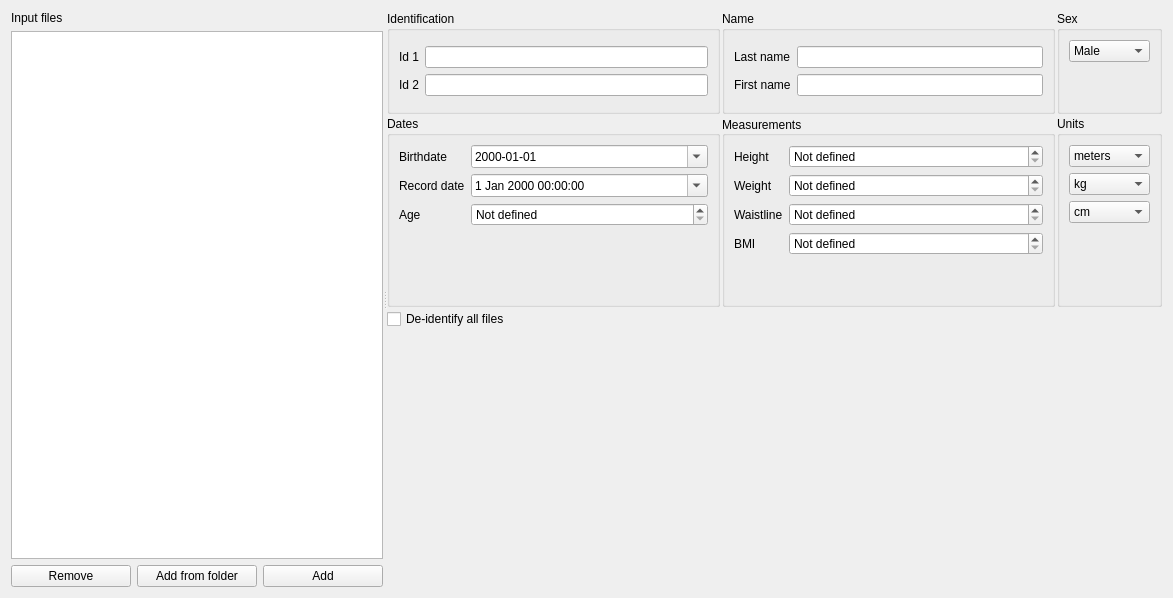
<?xml version="1.0" encoding="UTF-8"?>
<ui version="4.0">
 <class>InputFilesStep</class>
 <widget class="QWidget" name="InputFilesStep">
  <property name="geometry">
   <rect>
    <x>0</x>
    <y>0</y>
    <width>1173</width>
    <height>598</height>
   </rect>
  </property>
  <property name="windowTitle">
   <string/>
  </property>
  <layout class="QVBoxLayout" name="verticalLayout_7">
   <item>
    <widget class="QSplitter" name="splitter">
     <property name="orientation">
      <enum>Qt::Horizontal</enum>
     </property>
     <property name="childrenCollapsible">
      <bool>false</bool>
     </property>
     <widget class="QWidget" name="layoutWidget">
      <layout class="QVBoxLayout" name="verticalLayout_8">
       <property name="sizeConstraint">
        <enum>QLayout::SetDefaultConstraint</enum>
       </property>
       <item>
        <widget class="QLabel" name="label_12">
         <property name="text">
          <string>Input files</string>
         </property>
        </widget>
       </item>
       <item>
        <widget class="QTableView" name="file_tableview">
         <property name="alternatingRowColors">
          <bool>true</bool>
         </property>
         <property name="selectionMode">
          <enum>QAbstractItemView::SingleSelection</enum>
         </property>
         <property name="selectionBehavior">
          <enum>QAbstractItemView::SelectRows</enum>
         </property>
         <attribute name="horizontalHeaderStretchLastSection">
          <bool>true</bool>
         </attribute>
        </widget>
       </item>
       <item>
        <layout class="QHBoxLayout" name="horizontalLayout_2">
         <item>
          <widget class="QPushButton" name="remove_pushbutton">
           <property name="text">
            <string>Remove</string>
           </property>
          </widget>
         </item>
         <item>
          <widget class="QPushButton" name="add_from_folder_pushbutton">
           <property name="text">
            <string>Add from folder</string>
           </property>
          </widget>
         </item>
         <item>
          <widget class="QPushButton" name="add_pushbutton">
           <property name="text">
            <string>Add</string>
           </property>
          </widget>
         </item>
        </layout>
       </item>
      </layout>
     </widget>
     <widget class="QWidget" name="layoutWidget">
      <layout class="QGridLayout" name="gridLayout" rowstretch="0,0,0,1">
       <property name="spacing">
        <number>2</number>
       </property>
       <item row="3" column="2">
        <spacer name="verticalSpacer_2">
         <property name="orientation">
          <enum>Qt::Vertical</enum>
         </property>
         <property name="sizeHint" stdset="0">
          <size>
           <width>20</width>
           <height>40</height>
          </size>
         </property>
        </spacer>
       </item>
       <item row="0" column="2">
        <widget class="QGroupBox" name="groupBox_5">
         <property name="styleSheet">
          <string notr="true">font: 12pt &quot;Roboto&quot;;</string>
         </property>
         <property name="title">
          <string>Sex</string>
         </property>
         <layout class="QVBoxLayout" name="verticalLayout_3">
          <item>
           <widget class="QComboBox" name="sex_combobox">
            <item>
             <property name="text">
              <string>Male</string>
             </property>
            </item>
            <item>
             <property name="text">
              <string>Female</string>
             </property>
            </item>
            <item>
             <property name="text">
              <string>Unknown</string>
             </property>
            </item>
           </widget>
          </item>
          <item>
           <spacer name="verticalSpacer_7">
            <property name="orientation">
             <enum>Qt::Vertical</enum>
            </property>
            <property name="sizeHint" stdset="0">
             <size>
              <width>20</width>
              <height>40</height>
             </size>
            </property>
           </spacer>
          </item>
         </layout>
        </widget>
       </item>
       <item row="3" column="1">
        <spacer name="verticalSpacer_3">
         <property name="orientation">
          <enum>Qt::Vertical</enum>
         </property>
         <property name="sizeHint" stdset="0">
          <size>
           <width>20</width>
           <height>40</height>
          </size>
         </property>
        </spacer>
       </item>
       <item row="1" column="0">
        <widget class="QGroupBox" name="groupBox">
         <property name="styleSheet">
          <string notr="true"/>
         </property>
         <property name="title">
          <string>Dates</string>
         </property>
         <property name="flat">
          <bool>true</bool>
         </property>
         <layout class="QVBoxLayout" name="verticalLayout_4">
          <item>
           <layout class="QFormLayout" name="formLayout_2">
            <item row="0" column="0">
             <widget class="QLabel" name="label_5">
              <property name="text">
               <string>Birthdate</string>
              </property>
              <property name="alignment">
               <set>Qt::AlignLeading|Qt::AlignLeft|Qt::AlignVCenter</set>
              </property>
             </widget>
            </item>
            <item row="0" column="1">
             <widget class="QDateTimeEdit" name="birthdate_timeedit">
              <property name="displayFormat">
               <string>yyyy-MM-dd</string>
              </property>
              <property name="calendarPopup">
               <bool>true</bool>
              </property>
             </widget>
            </item>
            <item row="1" column="0">
             <widget class="QLabel" name="label_6">
              <property name="text">
               <string>Record date</string>
              </property>
              <property name="alignment">
               <set>Qt::AlignLeading|Qt::AlignLeft|Qt::AlignVCenter</set>
              </property>
             </widget>
            </item>
            <item row="1" column="1">
             <widget class="QDateTimeEdit" name="record_date_timeedit">
              <property name="calendarPopup">
               <bool>true</bool>
              </property>
             </widget>
            </item>
            <item row="2" column="1">
             <widget class="QSpinBox" name="age_spinbox">
              <property name="specialValueText">
               <string>Not defined</string>
              </property>
              <property name="suffix">
               <string/>
              </property>
              <property name="minimum">
               <number>0</number>
              </property>
              <property name="maximum">
               <number>200</number>
              </property>
              <property name="value">
               <number>0</number>
              </property>
             </widget>
            </item>
            <item row="2" column="0">
             <widget class="QLabel" name="label_7">
              <property name="text">
               <string>Age</string>
              </property>
              <property name="alignment">
               <set>Qt::AlignLeading|Qt::AlignLeft|Qt::AlignVCenter</set>
              </property>
             </widget>
            </item>
           </layout>
          </item>
          <item>
           <spacer name="verticalSpacer_6">
            <property name="orientation">
             <enum>Qt::Vertical</enum>
            </property>
            <property name="sizeHint" stdset="0">
             <size>
              <width>20</width>
              <height>40</height>
             </size>
            </property>
           </spacer>
          </item>
         </layout>
        </widget>
       </item>
       <item row="3" column="0">
        <spacer name="verticalSpacer">
         <property name="orientation">
          <enum>Qt::Vertical</enum>
         </property>
         <property name="sizeHint" stdset="0">
          <size>
           <width>20</width>
           <height>40</height>
          </size>
         </property>
        </spacer>
       </item>
       <item row="1" column="1">
        <widget class="QGroupBox" name="groupBox_3">
         <property name="styleSheet">
          <string notr="true"/>
         </property>
         <property name="title">
          <string>Measurements</string>
         </property>
         <property name="alignment">
          <set>Qt::AlignJustify|Qt::AlignVCenter</set>
         </property>
         <property name="checkable">
          <bool>false</bool>
         </property>
         <layout class="QVBoxLayout" name="verticalLayout_5">
          <item>
           <layout class="QFormLayout" name="formLayout">
            <item row="0" column="0">
             <widget class="QLabel" name="label_8">
              <property name="text">
               <string>Height</string>
              </property>
              <property name="alignment">
               <set>Qt::AlignLeading|Qt::AlignLeft|Qt::AlignVCenter</set>
              </property>
             </widget>
            </item>
            <item row="0" column="1">
             <widget class="QDoubleSpinBox" name="height_doublespinbox">
              <property name="specialValueText">
               <string>Not defined</string>
              </property>
              <property name="maximum">
               <double>1000.000000000000000</double>
              </property>
             </widget>
            </item>
            <item row="1" column="0">
             <widget class="QLabel" name="label_9">
              <property name="text">
               <string>Weight</string>
              </property>
              <property name="alignment">
               <set>Qt::AlignLeading|Qt::AlignLeft|Qt::AlignVCenter</set>
              </property>
             </widget>
            </item>
            <item row="1" column="1">
             <widget class="QDoubleSpinBox" name="weight_doublespinbox">
              <property name="specialValueText">
               <string>Not defined</string>
              </property>
              <property name="maximum">
               <double>1000.000000000000000</double>
              </property>
             </widget>
            </item>
            <item row="2" column="0">
             <widget class="QLabel" name="label_10">
              <property name="text">
               <string>Waistline</string>
              </property>
              <property name="alignment">
               <set>Qt::AlignLeading|Qt::AlignLeft|Qt::AlignVCenter</set>
              </property>
             </widget>
            </item>
            <item row="2" column="1">
             <widget class="QDoubleSpinBox" name="waistline_doublespinbox">
              <property name="specialValueText">
               <string>Not defined</string>
              </property>
              <property name="maximum">
               <double>1000.000000000000000</double>
              </property>
             </widget>
            </item>
            <item row="3" column="0">
             <widget class="QLabel" name="label_11">
              <property name="text">
               <string>BMI</string>
              </property>
              <property name="alignment">
               <set>Qt::AlignLeading|Qt::AlignLeft|Qt::AlignVCenter</set>
              </property>
             </widget>
            </item>
            <item row="3" column="1">
             <widget class="QDoubleSpinBox" name="bmi_doublespinbox">
              <property name="specialValueText">
               <string>Not defined</string>
              </property>
              <property name="maximum">
               <double>1000.000000000000000</double>
              </property>
             </widget>
            </item>
           </layout>
          </item>
          <item>
           <spacer name="verticalSpacer_5">
            <property name="orientation">
             <enum>Qt::Vertical</enum>
            </property>
            <property name="sizeHint" stdset="0">
             <size>
              <width>20</width>
              <height>40</height>
             </size>
            </property>
           </spacer>
          </item>
         </layout>
        </widget>
       </item>
       <item row="1" column="2">
        <widget class="QGroupBox" name="groupBox_6">
         <property name="styleSheet">
          <string notr="true"/>
         </property>
         <property name="title">
          <string>Units</string>
         </property>
         <property name="flat">
          <bool>true</bool>
         </property>
         <layout class="QVBoxLayout" name="verticalLayout_6">
          <item>
           <layout class="QGridLayout" name="gridLayout_6">
            <item row="0" column="0">
             <widget class="QComboBox" name="height_unit_combobox">
              <item>
               <property name="text">
                <string>meters</string>
               </property>
              </item>
              <item>
               <property name="text">
                <string>feets</string>
               </property>
              </item>
             </widget>
            </item>
            <item row="1" column="0">
             <widget class="QComboBox" name="weight_unit_combobox">
              <item>
               <property name="text">
                <string>kg</string>
               </property>
              </item>
              <item>
               <property name="text">
                <string>lbs</string>
               </property>
              </item>
             </widget>
            </item>
            <item row="2" column="0">
             <widget class="QComboBox" name="waistline_unit_combobox">
              <item>
               <property name="text">
                <string>cm</string>
               </property>
              </item>
              <item>
               <property name="text">
                <string>inches</string>
               </property>
              </item>
             </widget>
            </item>
           </layout>
          </item>
          <item>
           <spacer name="verticalSpacer_4">
            <property name="orientation">
             <enum>Qt::Vertical</enum>
            </property>
            <property name="sizeHint" stdset="0">
             <size>
              <width>20</width>
              <height>40</height>
             </size>
            </property>
           </spacer>
          </item>
         </layout>
        </widget>
       </item>
       <item row="2" column="0">
        <widget class="QCheckBox" name="deidentify_checkbox">
         <property name="text">
          <string>De-identify all files</string>
         </property>
        </widget>
       </item>
       <item row="0" column="0">
        <widget class="QGroupBox" name="groupBox_2">
         <property name="font">
          <font>
           <kerning>true</kerning>
          </font>
         </property>
         <property name="styleSheet">
          <string notr="true"/>
         </property>
         <property name="title">
          <string>Identification</string>
         </property>
         <property name="flat">
          <bool>true</bool>
         </property>
         <layout class="QVBoxLayout" name="verticalLayout">
          <item>
           <layout class="QGridLayout" name="gridLayout_2">
            <item row="1" column="1">
             <widget class="QLineEdit" name="id2_lineedit"/>
            </item>
            <item row="1" column="0">
             <widget class="QLabel" name="label_2">
              <property name="text">
               <string>Id 2</string>
              </property>
             </widget>
            </item>
            <item row="0" column="1">
             <widget class="QLineEdit" name="id1_lineedit"/>
            </item>
            <item row="0" column="0">
             <widget class="QLabel" name="label">
              <property name="text">
               <string>Id 1</string>
              </property>
              <property name="alignment">
               <set>Qt::AlignLeading|Qt::AlignLeft|Qt::AlignVCenter</set>
              </property>
             </widget>
            </item>
           </layout>
          </item>
         </layout>
        </widget>
       </item>
       <item row="0" column="1">
        <widget class="QGroupBox" name="groupBox_4">
         <property name="styleSheet">
          <string notr="true"/>
         </property>
         <property name="title">
          <string>Name</string>
         </property>
         <layout class="QVBoxLayout" name="verticalLayout_2">
          <item>
           <layout class="QGridLayout" name="gridLayout_3">
            <item row="0" column="0">
             <widget class="QLabel" name="label_3">
              <property name="text">
               <string>Last name</string>
              </property>
             </widget>
            </item>
            <item row="0" column="1">
             <widget class="QLineEdit" name="last_name_lineedit"/>
            </item>
            <item row="1" column="0">
             <widget class="QLabel" name="label_4">
              <property name="text">
               <string>First name</string>
              </property>
             </widget>
            </item>
            <item row="1" column="1">
             <widget class="QLineEdit" name="first_name_lineedit"/>
            </item>
           </layout>
          </item>
         </layout>
        </widget>
       </item>
      </layout>
     </widget>
    </widget>
   </item>
  </layout>
 </widget>
 <resources>
  <include location="../../../../../snooz-toolbox-ceams/src/main/python/ui/themes/themes.qrc"/>
 </resources>
 <connections>
  <connection>
   <sender>remove_pushbutton</sender>
   <signal>clicked()</signal>
   <receiver>InputFilesStep</receiver>
   <slot>on_remove_file()</slot>
   <hints>
    <hint type="sourcelabel">
     <x>50</x>
     <y>570</y>
    </hint>
    <hint type="destinationlabel">
     <x>438</x>
     <y>296</y>
    </hint>
   </hints>
  </connection>
  <connection>
   <sender>add_pushbutton</sender>
   <signal>clicked()</signal>
   <receiver>InputFilesStep</receiver>
   <slot>on_add_files()</slot>
   <hints>
    <hint type="sourcelabel">
     <x>244</x>
     <y>570</y>
    </hint>
    <hint type="destinationlabel">
     <x>438</x>
     <y>296</y>
    </hint>
   </hints>
  </connection>
  <connection>
   <sender>add_from_folder_pushbutton</sender>
   <signal>clicked()</signal>
   <receiver>InputFilesStep</receiver>
   <slot>on_add_from_folder()</slot>
   <hints>
    <hint type="sourcelabel">
     <x>147</x>
     <y>570</y>
    </hint>
    <hint type="destinationlabel">
     <x>438</x>
     <y>296</y>
    </hint>
   </hints>
  </connection>
  <connection>
   <sender>deidentify_checkbox</sender>
   <signal>clicked()</signal>
   <receiver>InputFilesStep</receiver>
   <slot>on_deidentify_change()</slot>
   <hints>
    <hint type="sourcelabel">
     <x>406</x>
     <y>347</y>
    </hint>
    <hint type="destinationlabel">
     <x>438</x>
     <y>296</y>
    </hint>
   </hints>
  </connection>
 </connections>
 <slots>
  <slot>on_add_files()</slot>
  <slot>on_add_from_folder()</slot>
  <slot>on_remove_file()</slot>
  <slot>on_file_selection_change()</slot>
  <slot>on_deidentify_change()</slot>
 </slots>
</ui>
